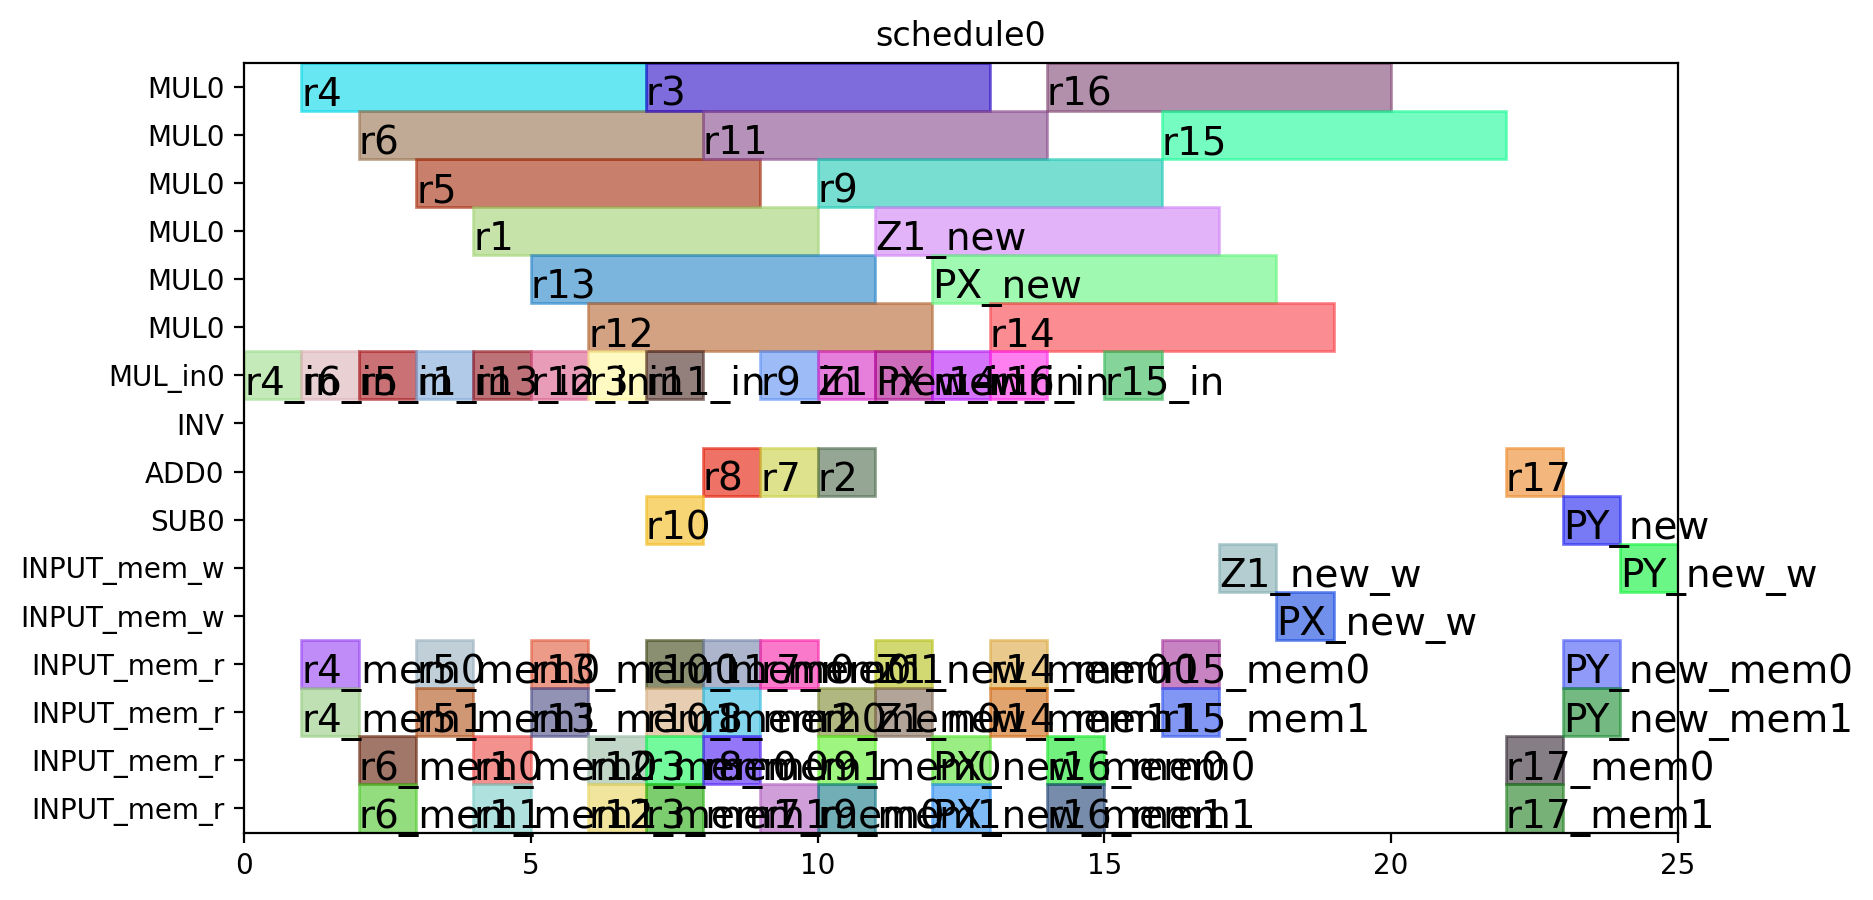

This figure's Python source:
from pyschedule import Scenario, solvers, plotters, alt


def solve():
	horizon = 90
	S = Scenario("schedule0", horizon=horizon)

	# resource
	MUL = S.Resources('MUL', num=1, size=6)
	MUL_in = S.Resources('MUL_in', num=1)
	INV = S.Resource('INV')
	ADD = S.Resources('ADD', num=1, periods=range(1, horizon))
	SUB = S.Resources('SUB', num=1, periods=range(1, horizon))
	INPUT_mem_w = S.Resource('INPUT_mem_w', size=2)
	INPUT_mem_r = S.Resource('INPUT_mem_r', size=4)

	# result of previous scheduling

	# new tasks
	r1_in = S.Task('r1_in', length=1, delay_cost=1)
	r1_in += alt(MUL_in)
	r1 = S.Task('r1', length=6, delay_cost=1)
	r1 += alt(MUL)
	S += r1>=r1_in

	r1_mem0 = S.Task('r1_mem0', length=1, delay_cost=1)
	r1_mem0 += INPUT_mem_r
	S += r1_mem0-1 <= r1

	r1_mem1 = S.Task('r1_mem1', length=1, delay_cost=1)
	r1_mem1 += INPUT_mem_r
	S += r1_mem1-1 <= r1

	r3_in = S.Task('r3_in', length=1, delay_cost=1)
	r3_in += alt(MUL_in)
	r3 = S.Task('r3', length=6, delay_cost=1)
	r3 += alt(MUL)
	S += r3>=r3_in

	r3_mem0 = S.Task('r3_mem0', length=1, delay_cost=1)
	r3_mem0 += INPUT_mem_r
	S += r3_mem0-1 <= r3

	r3_mem1 = S.Task('r3_mem1', length=1, delay_cost=1)
	r3_mem1 += INPUT_mem_r
	S += r3_mem1-1 <= r3

	r4_in = S.Task('r4_in', length=1, delay_cost=1)
	r4_in += alt(MUL_in)
	r4 = S.Task('r4', length=6, delay_cost=1)
	r4 += alt(MUL)
	S += r4>=r4_in

	r4_mem0 = S.Task('r4_mem0', length=1, delay_cost=1)
	r4_mem0 += INPUT_mem_r
	S += r4_mem0-1 <= r4

	r4_mem1 = S.Task('r4_mem1', length=1, delay_cost=1)
	r4_mem1 += INPUT_mem_r
	S += r4_mem1-1 <= r4

	r5_in = S.Task('r5_in', length=1, delay_cost=1)
	r5_in += alt(MUL_in)
	r5 = S.Task('r5', length=6, delay_cost=1)
	r5 += alt(MUL)
	S += r5>=r5_in

	r5_mem0 = S.Task('r5_mem0', length=1, delay_cost=1)
	r5_mem0 += INPUT_mem_r
	S += r5_mem0-1 <= r5

	r5_mem1 = S.Task('r5_mem1', length=1, delay_cost=1)
	r5_mem1 += INPUT_mem_r
	S += r5_mem1-1 <= r5

	r6_in = S.Task('r6_in', length=1, delay_cost=1)
	r6_in += alt(MUL_in)
	r6 = S.Task('r6', length=6, delay_cost=1)
	r6 += alt(MUL)
	S += r6>=r6_in

	r6_mem0 = S.Task('r6_mem0', length=1, delay_cost=1)
	r6_mem0 += INPUT_mem_r
	S += r6_mem0-1 <= r6

	r6_mem1 = S.Task('r6_mem1', length=1, delay_cost=1)
	r6_mem1 += INPUT_mem_r
	S += r6_mem1-1 <= r6

	r12_in = S.Task('r12_in', length=1, delay_cost=1)
	r12_in += alt(MUL_in)
	r12 = S.Task('r12', length=6, delay_cost=1)
	r12 += alt(MUL)
	S += r12>=r12_in

	r12_mem0 = S.Task('r12_mem0', length=1, delay_cost=1)
	r12_mem0 += INPUT_mem_r
	S += r12_mem0-1 <= r12

	r12_mem1 = S.Task('r12_mem1', length=1, delay_cost=1)
	r12_mem1 += INPUT_mem_r
	S += r12_mem1-1 <= r12

	r13_in = S.Task('r13_in', length=1, delay_cost=1)
	r13_in += alt(MUL_in)
	r13 = S.Task('r13', length=6, delay_cost=1)
	r13 += alt(MUL)
	S += r13>=r13_in

	r13_mem0 = S.Task('r13_mem0', length=1, delay_cost=1)
	r13_mem0 += INPUT_mem_r
	S += r13_mem0-1 <= r13

	r13_mem1 = S.Task('r13_mem1', length=1, delay_cost=1)
	r13_mem1 += INPUT_mem_r
	S += r13_mem1-1 <= r13

	r2 = S.Task('r2', length=1, delay_cost=1)
	r2 += alt(ADD)

	r2_mem0 = S.Task('r2_mem0', length=1, delay_cost=1)
	r2_mem0 += alt(INPUT_mem_r)
	S += r1 < r2_mem0
	S += r2_mem0-1 <= r2

	r7 = S.Task('r7', length=1, delay_cost=1)
	r7 += alt(ADD)

	r7_mem0 = S.Task('r7_mem0', length=1, delay_cost=1)
	r7_mem0 += alt(INPUT_mem_r)
	S += r5 < r7_mem0
	S += r7_mem0-1 <= r7

	r7_mem1 = S.Task('r7_mem1', length=1, delay_cost=1)
	r7_mem1 += alt(INPUT_mem_r)
	S += r6 < r7_mem1
	S += r7_mem1-1 <= r7

	r8 = S.Task('r8', length=1, delay_cost=1)
	r8 += alt(ADD)

	r8_mem0 = S.Task('r8_mem0', length=1, delay_cost=1)
	r8_mem0 += INPUT_mem_r
	S += r8_mem0-1 <= r8

	r8_mem1 = S.Task('r8_mem1', length=1, delay_cost=1)
	r8_mem1 += alt(INPUT_mem_r)
	S += r4 < r8_mem1
	S += r8_mem1-1 <= r8

	r10 = S.Task('r10', length=1, delay_cost=1)
	r10 += alt(SUB)

	r10_mem0 = S.Task('r10_mem0', length=1, delay_cost=1)
	r10_mem0 += INPUT_mem_r
	S += r10_mem0-1 <= r10

	r10_mem1 = S.Task('r10_mem1', length=1, delay_cost=1)
	r10_mem1 += alt(INPUT_mem_r)
	S += r4 < r10_mem1
	S += r10_mem1-1 <= r10

	r9_in = S.Task('r9_in', length=1, delay_cost=1)
	r9_in += alt(MUL_in)
	r9 = S.Task('r9', length=6, delay_cost=1)
	r9 += alt(MUL)
	S += r9>=r9_in

	r9_mem0 = S.Task('r9_mem0', length=1, delay_cost=1)
	r9_mem0 += INPUT_mem_r
	S += r9_mem0-1 <= r9

	r9_mem1 = S.Task('r9_mem1', length=1, delay_cost=1)
	r9_mem1 += alt(INPUT_mem_r)
	S += r7 < r9_mem1
	S += r9_mem1-1 <= r9

	r11_in = S.Task('r11_in', length=1, delay_cost=1)
	r11_in += alt(MUL_in)
	r11 = S.Task('r11', length=6, delay_cost=1)
	r11 += alt(MUL)
	S += r11>=r11_in

	r11_mem0 = S.Task('r11_mem0', length=1, delay_cost=1)
	r11_mem0 += alt(INPUT_mem_r)
	S += r10 < r11_mem0
	S += r11_mem0-1 <= r11

	r14_in = S.Task('r14_in', length=1, delay_cost=1)
	r14_in += alt(MUL_in)
	r14 = S.Task('r14', length=6, delay_cost=1)
	r14 += alt(MUL)
	S += r14>=r14_in

	r14_mem0 = S.Task('r14_mem0', length=1, delay_cost=1)
	r14_mem0 += alt(INPUT_mem_r)
	S += r2 < r14_mem0
	S += r14_mem0-1 <= r14

	r14_mem1 = S.Task('r14_mem1', length=1, delay_cost=1)
	r14_mem1 += alt(INPUT_mem_r)
	S += r3 < r14_mem1
	S += r14_mem1-1 <= r14

	r15_in = S.Task('r15_in', length=1, delay_cost=1)
	r15_in += alt(MUL_in)
	r15 = S.Task('r15', length=6, delay_cost=1)
	r15 += alt(MUL)
	S += r15>=r15_in

	r15_mem0 = S.Task('r15_mem0', length=1, delay_cost=1)
	r15_mem0 += alt(INPUT_mem_r)
	S += r8 < r15_mem0
	S += r15_mem0-1 <= r15

	r15_mem1 = S.Task('r15_mem1', length=1, delay_cost=1)
	r15_mem1 += alt(INPUT_mem_r)
	S += r9 < r15_mem1
	S += r15_mem1-1 <= r15

	r16_in = S.Task('r16_in', length=1, delay_cost=1)
	r16_in += alt(MUL_in)
	r16 = S.Task('r16', length=6, delay_cost=1)
	r16 += alt(MUL)
	S += r16>=r16_in

	r16_mem0 = S.Task('r16_mem0', length=1, delay_cost=1)
	r16_mem0 += alt(INPUT_mem_r)
	S += r11 < r16_mem0
	S += r16_mem0-1 <= r16

	r16_mem1 = S.Task('r16_mem1', length=1, delay_cost=1)
	r16_mem1 += INPUT_mem_r
	S += r16_mem1-1 <= r16

	r17 = S.Task('r17', length=1, delay_cost=1)
	r17 += alt(ADD)

	r17_mem0 = S.Task('r17_mem0', length=1, delay_cost=1)
	r17_mem0 += alt(INPUT_mem_r)
	S += r14 < r17_mem0
	S += r17_mem0-1 <= r17

	r17_mem1 = S.Task('r17_mem1', length=1, delay_cost=1)
	r17_mem1 += alt(INPUT_mem_r)
	S += r15 < r17_mem1
	S += r17_mem1-1 <= r17

	PX_new_in = S.Task('PX_new_in', length=1, delay_cost=1)
	PX_new_in += alt(MUL_in)
	PX_new = S.Task('PX_new', length=6, delay_cost=1)
	PX_new += alt(MUL)
	S += PX_new>=PX_new_in

	S += 0<PX_new

	PX_new_mem0 = S.Task('PX_new_mem0', length=1, delay_cost=1)
	PX_new_mem0 += alt(INPUT_mem_r)
	S += r2 < PX_new_mem0
	S += PX_new_mem0-1 <= PX_new

	PX_new_mem1 = S.Task('PX_new_mem1', length=1, delay_cost=1)
	PX_new_mem1 += alt(INPUT_mem_r)
	S += r12 < PX_new_mem1
	S += PX_new_mem1-1 <= PX_new

	PX_new_w = S.Task('PX_new_w', length=1, delay_cost=1)
	PX_new_w += alt(INPUT_mem_w)
	S += PX_new <= PX_new_w

	Z1_new_in = S.Task('Z1_new_in', length=1, delay_cost=1)
	Z1_new_in += alt(MUL_in)
	Z1_new = S.Task('Z1_new', length=6, delay_cost=1)
	Z1_new += alt(MUL)
	S += Z1_new>=Z1_new_in

	S += 0<Z1_new

	Z1_new_mem0 = S.Task('Z1_new_mem0', length=1, delay_cost=1)
	Z1_new_mem0 += alt(INPUT_mem_r)
	S += r2 < Z1_new_mem0
	S += Z1_new_mem0-1 <= Z1_new

	Z1_new_mem1 = S.Task('Z1_new_mem1', length=1, delay_cost=1)
	Z1_new_mem1 += alt(INPUT_mem_r)
	S += r13 < Z1_new_mem1
	S += Z1_new_mem1-1 <= Z1_new

	Z1_new_w = S.Task('Z1_new_w', length=1, delay_cost=1)
	Z1_new_w += alt(INPUT_mem_w)
	S += Z1_new <= Z1_new_w

	PY_new = S.Task('PY_new', length=1, delay_cost=1)
	PY_new += alt(SUB)

	S += 0<PY_new

	PY_new_mem0 = S.Task('PY_new_mem0', length=1, delay_cost=1)
	PY_new_mem0 += alt(INPUT_mem_r)
	S += r17 < PY_new_mem0
	S += PY_new_mem0-1 <= PY_new

	PY_new_mem1 = S.Task('PY_new_mem1', length=1, delay_cost=1)
	PY_new_mem1 += alt(INPUT_mem_r)
	S += r16 < PY_new_mem1
	S += PY_new_mem1-1 <= PY_new

	PY_new_w = S.Task('PY_new_w', length=1, delay_cost=1)
	PY_new_w += alt(INPUT_mem_w)
	S += PY_new <= PY_new_w

	solvers.mip.solve(S,msg=1,ratio_gap=1.01)

	solution = [['hoge']*len(S.solution()[1]) for i in range(len(S.solution()))]
	for i in range(len(S.solution())):
		for j in range(len(S.solution()[i])):
			solution[i][j]=str(S.solution()[i][j])
	print(solution)

	cycles = int(solution[-1][3])

	pic_file_name = "/Users/fukudamomoko/Desktop/research/ABE/python/scheduling/yrecover_mul1_6_add1_1/schedule0.png"
	if(S.solution() != []):
		plotters.matplotlib.plot(S,img_filename=pic_file_name, vertical_text=False, fig_size=(cycles*0.25+3, 5))

	return solution
